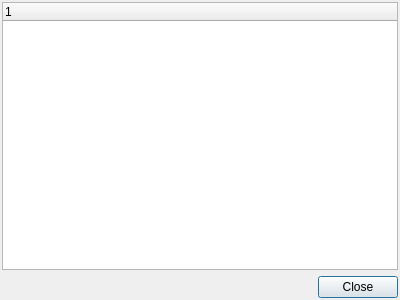
<?xml version="1.0" encoding="UTF-8"?>
<ui version="4.0">
 <class>SampleReportWindow</class>
 <widget class="QDialog" name="SampleReportWindow">
  <property name="geometry">
   <rect>
    <x>0</x>
    <y>0</y>
    <width>400</width>
    <height>300</height>
   </rect>
  </property>
  <property name="windowTitle">
   <string>Sample Report</string>
  </property>
  <property name="windowIcon">
   <iconset resource="icons.qrc">
    <normaloff>:/jv/icons/jv.svg</normaloff>:/jv/icons/jv.svg</iconset>
  </property>
  <layout class="QVBoxLayout" name="verticalLayout">
   <property name="margin">
    <number>2</number>
   </property>
   <item>
    <widget class="QTreeWidget" name="SampleReportTree">
     <column>
      <property name="text">
       <string notr="true">1</string>
      </property>
     </column>
    </widget>
   </item>
   <item>
    <layout class="QHBoxLayout" name="horizontalLayout">
     <item>
      <spacer name="horizontalSpacer">
       <property name="orientation">
        <enum>Qt::Horizontal</enum>
       </property>
       <property name="sizeHint" stdset="0">
        <size>
         <width>40</width>
         <height>20</height>
        </size>
       </property>
      </spacer>
     </item>
     <item>
      <widget class="QPushButton" name="CloseButton">
       <property name="text">
        <string>Close</string>
       </property>
      </widget>
     </item>
    </layout>
   </item>
  </layout>
 </widget>
 <resources>
  <include location="icons.qrc"/>
 </resources>
 <connections/>
</ui>
